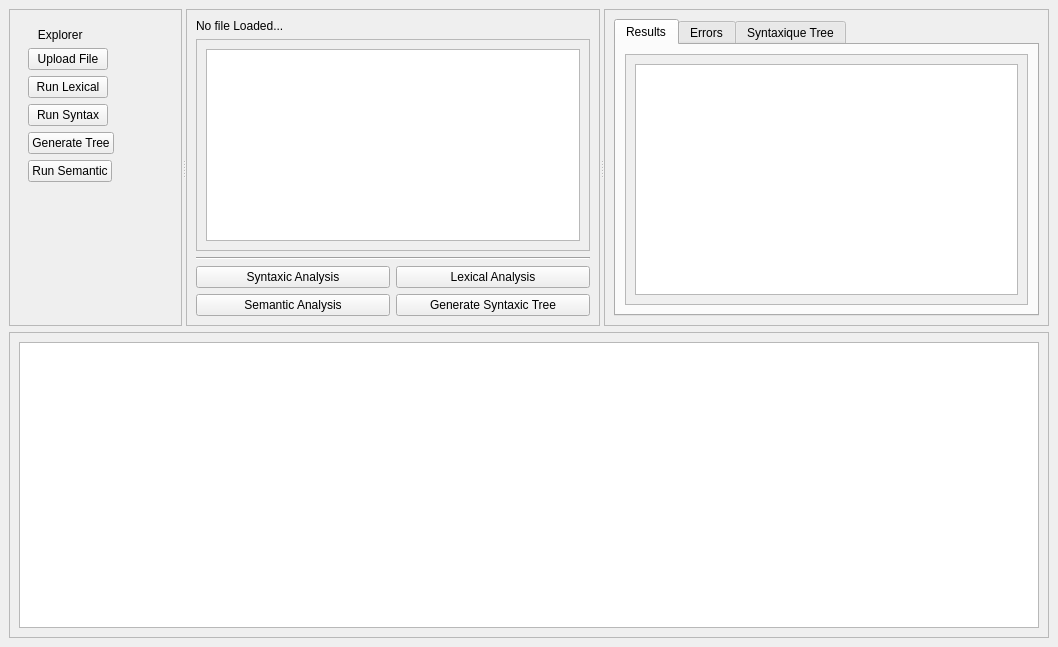
<?xml version="1.0" encoding="UTF-8"?>
<ui version="4.0">
 <class>mw_main</class>
 <widget class="QMainWindow" name="mw_main">
  <property name="geometry">
   <rect><x>0</x><y>0</y><width>1058</width><height>647</height></rect>
  </property>
  <property name="windowTitle">
   <string>Compilateur FROG</string>
  </property>
  <property name="windowIcon">
   <iconset resource="recources.qrc">
    <normaloff>:/icons/icons/compiler.png</normaloff>
   </iconset>
  </property>

  <!-- CENTRAL WIDGET -->
  <widget class="QWidget" name="centralwidget">
   <layout class="QVBoxLayout" name="centralLayout">

    <!-- MAIN SPLITTER -->
    <item>
     <widget class="QSplitter" name="mainSplitter">
      <property name="orientation">
       <enum>Qt::Horizontal</enum>
      </property>
      <property name="stretch">
        <set>1,4,3</set>
      </property>

      <!-- LEFT PANEL -->
      <widget class="QFrame" name="f_leftPanel">
       <property name="frameShape"><enum>QFrame::StyledPanel</enum></property>
       <layout class="QVBoxLayout" name="leftPanelLayout">
        <item>
         <widget class="QWidget" name="formLayoutWidget">
          <layout class="QFormLayout" name="formLayout">

           <item row="0" column="0">
            <widget class="QLabel" name="l_explorer">
             <property name="text">
              <string>&lt;img src=":/icons/icons/explorer.png" width="20" height="20"&gt;   Explorer</string>
             </property>
            </widget>
           </item>

           <item row="1" column="0">
            <widget class="QPushButton" name="pb_uploadFile">
             <property name="text"><string>Upload File</string></property>
            </widget>
           </item>

           <item row="2" column="0">
            <widget class="QPushButton" name="pb_runLexical">
             <property name="text"><string>Run Lexical</string></property>
            </widget>
           </item>

           <item row="3" column="0">
            <widget class="QPushButton" name="pb_runSyntax">
             <property name="text"><string>Run Syntax</string></property>
            </widget>
           </item>

           <item row="4" column="0">
            <widget class="QPushButton" name="pb_generateTree">
             <property name="text"><string>Generate Tree</string></property>
            </widget>
           </item>

           <item row="5" column="0">
            <widget class="QPushButton" name="pb_runSemantic">
             <property name="text"><string>Run Semantic</string></property>
            </widget>
           </item>

          </layout>
         </widget>
        </item>
       </layout>
      </widget>

      <!-- MAIN PANEL -->
      <widget class="QFrame" name="f_mainPanel">
       <property name="frameShape"><enum>QFrame::StyledPanel</enum></property>
       <layout class="QVBoxLayout" name="mainPanelLayout">

        <item>
         <widget class="QLabel" name="l_fileStatus">
          <property name="text">
           <string>No file Loaded...  &lt;img src=":/icons/icons/nofile_white.png" width="30" height="30"&gt;</string>
          </property>
         </widget>
        </item>

        <item>
         <widget class="QScrollArea" name="scrollArea">
          <property name="widgetResizable"><bool>true</bool></property>

          <widget class="QWidget" name="scrollAreaWidgetContents_2">
           <layout class="QVBoxLayout" name="verticalLayout_scroll">
            <item>
             <widget class="QTextBrowser" name="tb_codePlace"/>
            </item>
           </layout>
          </widget>
         </widget>
        </item>

        <item>
         <widget class="Line" name="line">
          <property name="orientation"><enum>Qt::Horizontal</enum></property>
         </widget>
        </item>

        <item>
         <layout class="QHBoxLayout" name="horizontalLayout_7">
          <item><widget class="QPushButton" name="pb_syntaxicAnalysis"><property name="text"><string>Syntaxic Analysis</string></property></widget></item>
          <item><widget class="QPushButton" name="pb_lexicalAnalysis"><property name="text"><string>Lexical Analysis</string></property></widget></item>
         </layout>
        </item>

        <item>
         <layout class="QHBoxLayout" name="horizontalLayout_8">
          <item><widget class="QPushButton" name="pb_semanticAnalysis"><property name="text"><string>Semantic Analysis</string></property></widget></item>
          <item><widget class="QPushButton" name="pb_generateSyntaxicTree"><property name="text"><string>Generate Syntaxic Tree</string></property></widget></item>
         </layout>
        </item>

       </layout>
      </widget>

      <!-- RESULTS PANEL -->
      <widget class="QFrame" name="f_resultsPanel">
       <property name="frameShape"><enum>QFrame::StyledPanel</enum></property>
       <layout class="QVBoxLayout" name="resultsMainLayout">

        <item>
         <widget class="QTabWidget" name="tabWidget">

          <!-- RESULTS TAB -->
          <widget class="QWidget" name="tab_5">
           <attribute name="title"><string>Results</string></attribute>
           <layout class="QVBoxLayout" name="resultsTabLayout">
            <item>
             <widget class="QScrollArea" name="scrollArea_2">
              <property name="widgetResizable"><bool>true</bool></property>

              <widget class="QWidget" name="scrollAreaWidgetContents">
               <layout class="QVBoxLayout" name="resultsScrollLayout">
                <item>
                 <widget class="QTextBrowser" name="tb_results"/>
                </item>
               </layout>
              </widget>

             </widget>
            </item>
           </layout>
          </widget>

          <!-- ERRORS TAB -->
          <widget class="QWidget" name="tab_6">
           <attribute name="title"><string>Errors</string></attribute>
           <layout class="QVBoxLayout" name="errorsTabLayout">
            <item>
             <widget class="QScrollArea" name="scrollArea_3">
              <property name="widgetResizable"><bool>true</bool></property>

              <widget class="QWidget" name="scrollAreaWidgetContents_3">
               <layout class="QVBoxLayout" name="errorsScrollLayout">
                <item><widget class="QListView" name="lv_errors"/></item>
               </layout>
              </widget>

             </widget>
            </item>
           </layout>
          </widget>

          <!-- TREE TAB -->
          <widget class="QWidget" name="tab_7">
           <attribute name="title"><string>Syntaxique Tree</string></attribute>
           <layout class="QVBoxLayout" name="treeTabLayout">
            <item><widget class="QGraphicsView" name="gv_tree"/></item>
           </layout>
          </widget>

         </widget>
        </item>

       </layout>
      </widget>

     </widget>
    </item>

    <!-- LOGS PANEL (BOTTOM) -->
    <item>
     <widget class="QFrame" name="f_logsPanel">
      <property name="minimumSize"><size><width>0</width><height>60</height></size></property>
      <property name="frameShape"><enum>QFrame::StyledPanel</enum></property>

      <layout class="QVBoxLayout" name="logsPanelLayout">
       <item><widget class="QListView" name="lv_logs"/></item>
      </layout>
     </widget>
    </item>

   </layout>
  </widget>

  <!-- MENUS -->
  <widget class="QMenuBar" name="menubar">
   <widget class="QMenu" name="menuFile">
    <property name="title"><string>File</string></property>
   </widget>
   <widget class="QMenu" name="menuRun">
    <property name="title"><string>Run</string></property>
   </widget>
   <widget class="QMenu" name="menuHelp">
    <property name="title"><string>Help</string></property>
   </widget>
  </widget>

  <resources>
   <include location="recources.qrc"/>
  </resources>

 </widget>
</ui>
